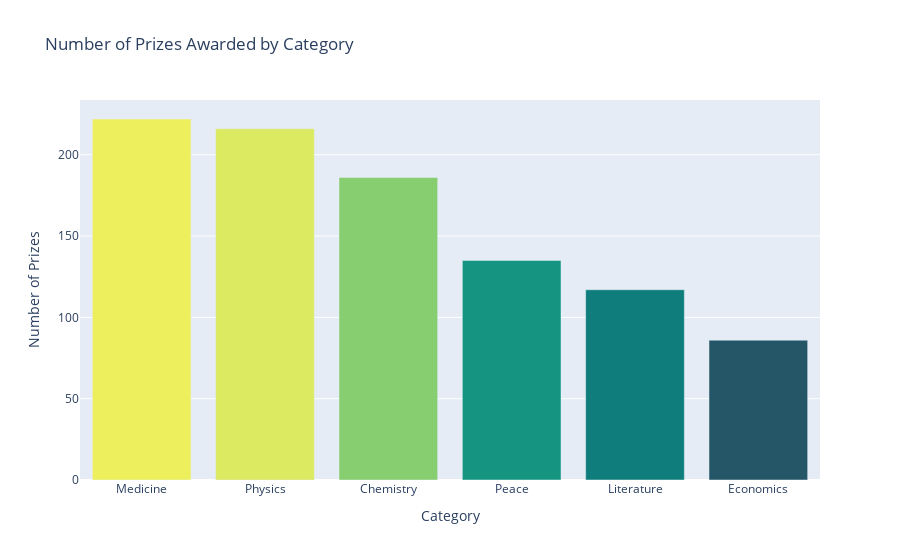

The cell this chart's notebook holds for it:
### Markdown cell above
# Number of Prizes per Category

**Challenge**: 
* In how many categories are prizes awarded? 
* Create a plotly bar chart with the number of prizes awarded by category. 
* Use the color scale called `Aggrnyl` to colour the chart, but don't show a color axis.
* Which category has the most number of prizes awarded? 
* Which category has the fewest number of prizes awarded?

### Code cell
category = df_data.category.value_counts()
fig = px.bar(category, title='Number of Prizes Awarded by Category', 
             labels={'index':'Category', 'value':'Number of Prizes'},
             color='value',
             color_continuous_scale='Aggrnyl')
fig.update_layout(coloraxis_showscale=False)
fig.show()

### Figure 1 — Plotly figure (JSON) as saved in the notebook; plotly's stock layout.template omitted (floating-point values rounded to 4 significant figures)
{"data": [{"alignmentgroup": "True", "hovertemplate": "Category=%{x}<br>Number of Prizes=%{marker.color}<extra></extra>", "legendgroup": "", "marker": {"color": [222, 216, 186, 135, 117, 86], "coloraxis": "coloraxis", "pattern": {"shape": ""}}, "name": "", "offsetgroup": "", "orientation": "v", "showlegend": false, "textposition": "auto", "type": "bar", "x": ["Medicine", "Physics", "Chemistry", "Peace", "Literature", "Economics"], "xaxis": "x", "y": [222, 216, 186, 135, 117, 86], "yaxis": "y"}], "layout": {"barmode": "relative", "coloraxis": {"colorbar": {"title": {"text": "Number of Prizes"}}, "colorscale": [[0, "rgb(36, 86, 104)"], [0.1667, "rgb(15, 114, 121)"], [0.3333, "rgb(13, 143, 129)"], [0.5, "rgb(57, 171, 126)"], [0.6667, "rgb(110, 197, 116)"], [0.8333, "rgb(169, 220, 103)"], [1, "rgb(237, 239, 93)"]], "showscale": false}, "legend": {"tracegroupgap": 0}, "title": {"text": "Number of Prizes Awarded by Category"}, "xaxis": {"anchor": "y", "domain": [0, 1], "title": {"text": "Category"}}, "yaxis": {"anchor": "x", "domain": [0, 1], "title": {"text": "Number of Prizes"}}}}
